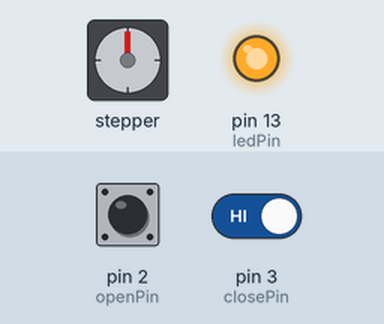
Simulated run of this sketch. Board: Arduino Uno, built with avr-gcc and run on an emulated ATmega328P. Shown: stepper motor, output pins drawn as LEDs (lit = HIGH). Wiring (inferred from the names in the program): stepper motor driver (200 steps per turn assumed): step pin 6; direction pin 5. Inputs (shaded band) come from the test bench; at power-on: pin 3 (closePin) HIGH, pin 2 (openPin) HIGH. What the sketch prints to the serial monitor is not drawn.

Above: at 18.0 s.
18.1 s: pin 3 (closePin) driven LOW
31.5 s: pin 3 (closePin) driven HIGH
Timing chart, 0 to 34.5 s (numbered marks = the images above; inputs shaded):
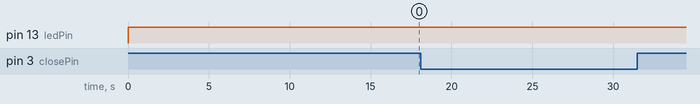

Measured:
- after the input at 31.5 s, every drawn part: stays the same

The sketch:

open_and_close_roof.ino
```cpp
#define ledPin 13
#define openPin 2
#define closePin 3
#define X_DIR 5
#define X_STP 6

int open = 0;
int close = 0;
int delayTime = 1000;
int stps = 1000;

void setup()
{
  Serial.begin(9600);
  pinMode(ledPin, OUTPUT);
  pinMode(openPin, INPUT_PULLUP);
  pinMode(X_DIR, OUTPUT);
  pinMode(X_STP, OUTPUT);
  pinMode(closePin, INPUT_PULLUP);
  Serial.println("Start");
}

bool flag = 0;

void loop()
{
  open = digitalRead(openPin);
  if(open){
    digitalWrite(ledPin, open);
    Serial.println("Open roof");
    delay(5000);
    /*digitalWrite(X_DIR, LOW);
    step(X_STP, stps);*/
  }else{
    digitalWrite(ledPin, open);
  }
 close = digitalRead(closePin);
 if(close){
   digitalWrite(ledPin, close);
   Serial.println("Close roof");
   delay(5000);
   /*digitalWrite(X_DIR, LOW);
   step(X_STP, stps);*/
  }else{
   digitalWrite(ledPin, close);
 }

}

void step(byte stepperPin, int steps){
  for (int i = 0; i < steps; i++) {
    digitalWrite(stepperPin, HIGH);
    delayMicroseconds(delayTime);
    digitalWrite(stepperPin, LOW);
    delayMicroseconds(delayTime);
  }
}
```
